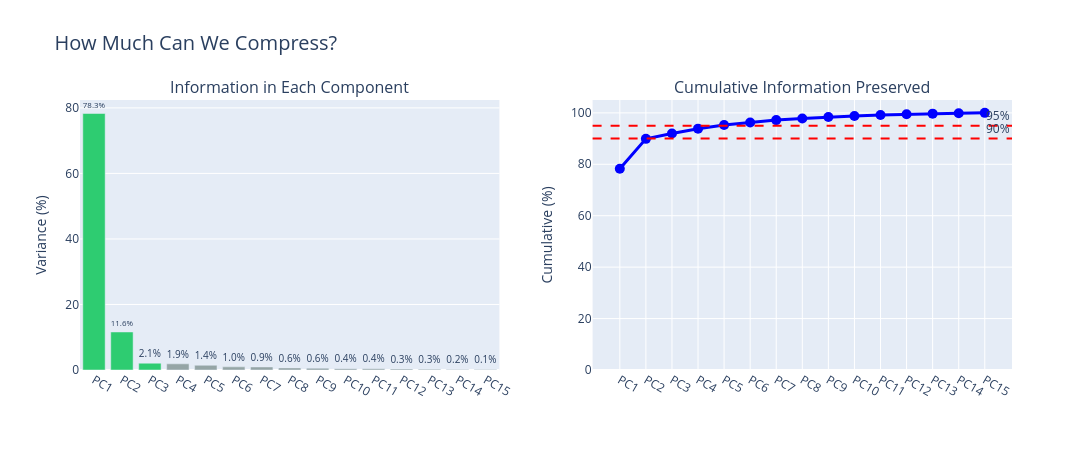

The code cell stored with this chart in its notebook:
### Markdown cell above
---

## 4. Compressing the Data

Now we apply PCA to compress 15 channels into fewer dimensions. The question is: how much can we compress while keeping enough information to detect anomalies?

### Code cell
# Prepare data for PCA
channel_cols = [c for c in icu_data.columns if c != 'is_anomaly']
X = icu_data[channel_cols].values

# Standardize (important: put all channels on the same scale)
scaler = StandardScaler()
X_scaled = scaler.fit_transform(X)

# Apply PCA
pca = PCA()
X_pca = pca.fit_transform(X_scaled)

# Visualize variance explained
def show_variance_explained():
    """Show how much each component captures."""
    
    var_exp = pca.explained_variance_ratio_ * 100
    cum_var = np.cumsum(var_exp)
    
    fig = make_subplots(
        rows=1, cols=2,
        subplot_titles=(
            'Information in Each Component',
            'Cumulative Information Preserved'
        )
    )
    
    colors = ['#2ecc71' if i < 3 else '#95a5a6' for i in range(len(var_exp))]
    
    fig.add_trace(
        go.Bar(
            x=[f'PC{i+1}' for i in range(len(var_exp))],
            y=var_exp,
            marker_color=colors,
            text=[f'{v:.1f}%' for v in var_exp],
            textposition='outside',
            showlegend=False
        ),
        row=1, col=1
    )
    
    fig.add_trace(
        go.Scatter(
            x=[f'PC{i+1}' for i in range(len(cum_var))],
            y=cum_var,
            mode='lines+markers',
            marker=dict(size=10, color='blue'),
            line=dict(width=3),
            showlegend=False
        ),
        row=1, col=2
    )
    
    for threshold in [90, 95]:
        fig.add_hline(y=threshold, line_dash='dash', line_color='red',
                      annotation_text=f'{threshold}%', row=1, col=2)
    
    fig.update_layout(
        title=dict(text='How Much Can We Compress?', font=dict(size=20)),
        width=1100,
        height=450
    )
    
    fig.update_yaxes(title_text='Variance (%)', row=1, col=1)
    fig.update_yaxes(title_text='Cumulative (%)', range=[0, 105], row=1, col=2)
    
    fig.show()
    
    for threshold in [80, 90, 95]:
        n_components = np.argmax(cum_var >= threshold) + 1
        print(f"{threshold}% information preserved with {n_components} components (from 15 channels)")

show_variance_explained()

### Figure 1 — Plotly figure (JSON) as saved in the notebook; plotly's stock layout.template omitted (floating-point values rounded to 4 significant figures)
{"data": [{"marker": {"color": ["#2ecc71", "#2ecc71", "#2ecc71", "#95a5a6", "#95a5a6", "#95a5a6", "#95a5a6", "#95a5a6", "#95a5a6", "#95a5a6", "#95a5a6", "#95a5a6", "#95a5a6", "#95a5a6", "#95a5a6"]}, "showlegend": false, "text": ["78.3%", "11.6%", "2.1%", "1.9%", "1.4%", "1.0%", "0.9%", "0.6%", "0.6%", "0.4%", "0.4%", "0.3%", "0.3%", "0.2%", "0.1%"], "textposition": "outside", "type": "bar", "x": ["PC1", "PC2", "PC3", "PC4", "PC5", "PC6", "PC7", "PC8", "PC9", "PC10", "PC11", "PC12", "PC13", "PC14", "PC15"], "xaxis": "x", "y": [78.28, 11.6, 2.082, 1.884, 1.442, 0.9611, 0.9289, 0.6483, 0.5524, 0.3896, 0.3589, 0.292, 0.2609, 0.1898, 0.1229], "yaxis": "y"}, {"line": {"width": 3}, "marker": {"color": "blue", "size": 10}, "mode": "lines+markers", "showlegend": false, "type": "scatter", "x": ["PC1", "PC2", "PC3", "PC4", "PC5", "PC6", "PC7", "PC8", "PC9", "PC10", "PC11", "PC12", "PC13", "PC14", "PC15"], "xaxis": "x2", "y": [78.28, 89.89, 91.97, 93.85, 95.3, 96.26, 97.19, 97.83, 98.39, 98.78, 99.13, 99.43, 99.69, 99.88, 100.0], "yaxis": "y2"}], "layout": {"annotations": [{"font": {"size": 16}, "showarrow": false, "text": "Information in Each Component", "x": 0.225, "xanchor": "center", "xref": "paper", "y": 1.0, "yanchor": "bottom", "yref": "paper"}, {"font": {"size": 16}, "showarrow": false, "text": "Cumulative Information Preserved", "x": 0.775, "xanchor": "center", "xref": "paper", "y": 1.0, "yanchor": "bottom", "yref": "paper"}, {"showarrow": false, "text": "90%", "x": 1, "xanchor": "right", "xref": "x2 domain", "y": 90, "yanchor": "bottom", "yref": "y2"}, {"showarrow": false, "text": "95%", "x": 1, "xanchor": "right", "xref": "x2 domain", "y": 95, "yanchor": "bottom", "yref": "y2"}], "height": 450, "shapes": [{"line": {"color": "red", "dash": "dash"}, "type": "line", "x0": 0, "x1": 1, "xref": "x2 domain", "y0": 90, "y1": 90, "yref": "y2"}, {"line": {"color": "red", "dash": "dash"}, "type": "line", "x0": 0, "x1": 1, "xref": "x2 domain", "y0": 95, "y1": 95, "yref": "y2"}], "title": {"font": {"size": 20}, "text": "How Much Can We Compress?"}, "width": 1100, "xaxis": {"anchor": "y", "domain": [0.0, 0.45]}, "xaxis2": {"anchor": "y2", "domain": [0.55, 1.0]}, "yaxis": {"anchor": "x", "domain": [0.0, 1.0], "title": {"text": "Variance (%)"}}, "yaxis2": {"anchor": "x2", "domain": [0.0, 1.0], "range": [0, 105], "title": {"text": "Cumulative (%)"}}}}
